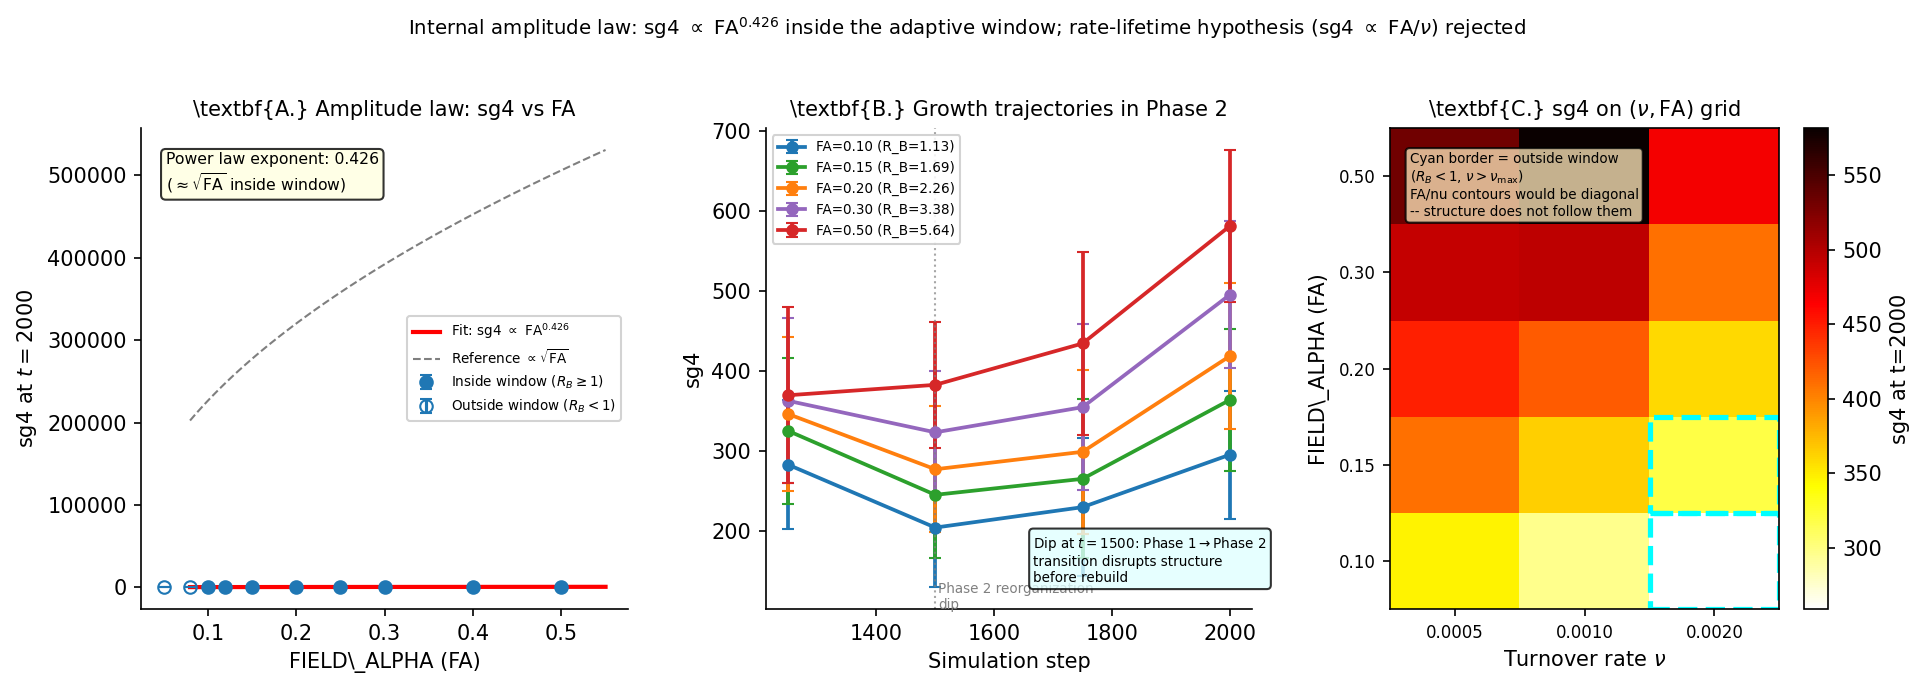

This chart was generated by the following Python code:
"""
paper15_figure1.py -- Figure 1 for Paper 15

Three-panel figure showing the internal amplitude law:
  Panel A: sg4 vs FA (Exp 1, log-log) with power law fit.
           Main result: sg4 ~ FA^0.43 (approximately sqrt(FA)) inside window.
           Outside-window points shown unfilled for contrast.
  Panel B: sg4 growth trajectories at 4 checkpoints for selected FA values.
           Shows Phase 2 structural transition: dip at t=1500 then recovery.
           Higher FA -> steeper final climb, higher asymptote.
  Panel C: sg4 heatmap on (nu, FA) grid from Exp 2.
           Contour lines at constant FA/nu (straight lines in log-log).
           Structure: contours NOT horizontal -> FA/nu law is wrong.
           Actual pattern: saturation at high FA, non-monotone in nu.

Output: paper15_figure1.pdf, paper15_figure1.png
"""
import json, os
import numpy as np
import math
import matplotlib
matplotlib.use("Agg")
import matplotlib.pyplot as plt
from scipy.stats import pearsonr

DIR = os.path.dirname(__file__)
r = json.load(open(os.path.join(DIR, "results", "paper15_results.json")))

FD = 0.9997
NU_CRYST = abs(math.log(FD)) / math.log(2)
WR = 4.8; WAVE_DUR = 15; SS = 10
P_CALM = (1 - WR / (2 * WAVE_DUR)) ** (SS + WAVE_DUR - 1)

EXP1_NU = 0.001
EXP1_FA_VALS = [0.05, 0.08, 0.10, 0.12, 0.15, 0.20, 0.25, 0.30, 0.40, 0.50]
EXP2_NU_VALS = [0.0005, 0.001, 0.002]
EXP2_FA_VALS = [0.10, 0.15, 0.20, 0.30, 0.50]
CHECKPOINTS = [1250, 1500, 1750, 2000]
N_SEEDS = 5

def get_exp1(fa, t):
    vals = [r[f"exp1,{fa:.4f},{s}"][f"sg4_{t}"]
            for s in range(N_SEEDS) if f"exp1,{fa:.4f},{s}" in r]
    return float(np.mean(vals)) if vals else float("nan"), \
           float(np.std(vals) / math.sqrt(len(vals))) if len(vals) > 1 else 0.0

def get_exp2(nu, fa):
    vals = [r[f"exp2,{nu:.5f},{fa:.4f},{s}"][f"sg4_2000"]
            for s in range(N_SEEDS) if f"exp2,{nu:.5f},{fa:.4f},{s}" in r]
    return float(np.mean(vals)) if vals else float("nan")

def rb(nu, fa):
    fd_term = FD ** (1.0 / nu)
    return P_CALM * fa * fd_term / nu

fig, axes = plt.subplots(1, 3, figsize=(13, 4.5))

# ============================================================
# Panel A: sg4 vs FA (log-log), power law fit
# ============================================================
ax = axes[0]

fa_inside = []; sg4_inside = []; err_inside = []
fa_outside = []; sg4_outside = []; err_outside = []

for fa in EXP1_FA_VALS:
    fd_term = FD ** (1.0 / EXP1_NU)
    r_b = P_CALM * fa * fd_term / EXP1_NU
    mean, se = get_exp1(fa, 2000)
    if r_b >= 1.0:
        fa_inside.append(fa); sg4_inside.append(mean); err_inside.append(se)
    else:
        fa_outside.append(fa); sg4_outside.append(mean); err_outside.append(se)

# Power law fit on inside points
log_fa_in = [math.log(f) for f in fa_inside]
log_sg4_in = [math.log(s) for s in sg4_inside]
coeffs = np.polyfit(log_fa_in, log_sg4_in, 1)
alpha_exp = coeffs[0]
log_C = coeffs[1]
C = math.exp(log_C)

fa_fit = np.linspace(0.08, 0.55, 100)
sg4_fit = C * fa_fit ** alpha_exp

ax.errorbar(fa_inside, sg4_inside, yerr=err_inside,
            fmt="o", color="#1f77b4", ms=6, capsize=3, lw=1.5,
            label=r"Inside window ($R_B \geq 1$)", zorder=3)
ax.errorbar(fa_outside, sg4_outside, yerr=err_outside,
            fmt="o", color="#1f77b4", ms=6, capsize=3, lw=1.5,
            mfc="none", mec="#1f77b4", zorder=3,
            label=r"Outside window ($R_B < 1$)")
ax.plot(fa_fit, sg4_fit, "r-", lw=2.0, label=fr"Fit: sg4 $\propto$ FA$^{{{alpha_exp:.3f}}}$")

# Sqrt reference
sg4_sqrt = C * (np.array(fa_fit) / fa_fit[50]) ** 0.5 * sg4_fit[50]
ax.plot(fa_fit, sg4_sqrt, "k--", lw=1.0, alpha=0.5, label=r"Reference $\propto\sqrt{\rm FA}$")

ax.set_xlabel(r"FIELD\_ALPHA (FA)", fontsize=10)
ax.set_ylabel(r"sg4 at $t=2000$", fontsize=10)
ax.set_title(r"\textbf{A.} Amplitude law: sg4 vs FA", fontsize=10)
ax.legend(fontsize=6.5, framealpha=0.85)
ax.spines["top"].set_visible(False)
ax.spines["right"].set_visible(False)
ax.text(0.05, 0.95,
        fr"Power law exponent: {alpha_exp:.3f}" + "\n" +
        r"($\approx\sqrt{\rm FA}$ inside window)",
        transform=ax.transAxes, fontsize=7.5, va="top",
        bbox=dict(boxstyle="round,pad=0.3", facecolor="lightyellow", alpha=0.8))

# ============================================================
# Panel B: Growth trajectories for selected FA values
# ============================================================
ax = axes[1]
FA_SELECT = [0.10, 0.15, 0.20, 0.30, 0.50]
COLORS_B = ["#1f77b4", "#2ca02c", "#ff7f0e", "#9467bd", "#d62728"]

for fa, col in zip(FA_SELECT, COLORS_B):
    traj = []
    errs = []
    for t in CHECKPOINTS:
        mean, se = get_exp1(fa, t)
        traj.append(mean)
        errs.append(se)
    fd_term = FD ** (1.0 / EXP1_NU)
    r_b = P_CALM * fa * fd_term / EXP1_NU
    label = f"FA={fa:.2f} (R_B={r_b:.2f})"
    ax.errorbar(CHECKPOINTS, traj, yerr=errs,
                color=col, fmt="-o", ms=5, lw=1.8, capsize=3,
                label=label)

ax.axvline(x=1500, color="gray", lw=1.0, ls=":", alpha=0.7)
ax.text(1505, ax.get_ylim()[0] if ax.get_ylim()[0] > 0 else 150,
        "Phase 2 reorganization\ndip", fontsize=6.5, color="gray")
ax.set_xlabel(r"Simulation step", fontsize=10)
ax.set_ylabel(r"sg4", fontsize=10)
ax.set_title(r"\textbf{B.} Growth trajectories in Phase 2", fontsize=10)
ax.legend(fontsize=6.5, framealpha=0.85, loc="upper left")
ax.spines["top"].set_visible(False)
ax.spines["right"].set_visible(False)
ax.text(0.55, 0.05,
        r"Dip at $t=1500$: Phase 1$\to$Phase 2" + "\n" +
        "transition disrupts structure\nbefore rebuild",
        transform=ax.transAxes, fontsize=6.5, va="bottom",
        bbox=dict(boxstyle="round,pad=0.3", facecolor="lightcyan", alpha=0.8))

# ============================================================
# Panel C: sg4 heatmap on (nu, FA) grid with FA/nu contours
# ============================================================
ax = axes[2]

# Build heatmap data
# Rows = FA, Cols = nu
hmap = np.full((len(EXP2_FA_VALS), len(EXP2_NU_VALS)), np.nan)
for fi, fa in enumerate(EXP2_FA_VALS):
    for ni, nu in enumerate(EXP2_NU_VALS):
        hmap[fi, ni] = get_exp2(nu, fa)

im = ax.imshow(hmap, aspect="auto", origin="lower", cmap="hot_r",
               interpolation="nearest")
plt.colorbar(im, ax=ax, label="sg4 at t=2000")

ax.set_xticks(range(len(EXP2_NU_VALS)))
ax.set_xticklabels([f"{nu:.4f}" for nu in EXP2_NU_VALS], fontsize=8)
ax.set_yticks(range(len(EXP2_FA_VALS)))
ax.set_yticklabels([f"{fa:.2f}" for fa in EXP2_FA_VALS], fontsize=8)
ax.set_xlabel(r"Turnover rate $\nu$", fontsize=10)
ax.set_ylabel(r"FIELD\_ALPHA (FA)", fontsize=10)
ax.set_title(r"\textbf{C.} sg4 on $(\nu, {\rm FA})$ grid", fontsize=10)

# Mark outside-window cells
for fi, fa in enumerate(EXP2_FA_VALS):
    for ni, nu in enumerate(EXP2_NU_VALS):
        if rb(nu, fa) < 1.0:
            ax.add_patch(plt.Rectangle((ni-0.5, fi-0.5), 1, 1,
                                       fill=False, edgecolor="cyan",
                                       lw=2.5, ls="--"))

ax.text(0.05, 0.95,
        "Cyan border = outside window\n" +
        r"($R_B < 1$, $\nu > \nu_{\rm max}$)" + "\n" +
        "FA/nu contours would be diagonal\n-- structure does not follow them",
        transform=ax.transAxes, fontsize=6.5, va="top",
        bbox=dict(boxstyle="round,pad=0.3", facecolor="wheat", alpha=0.8))

fig.suptitle(
    fr"Internal amplitude law: sg4 $\propto$ FA$^{{{alpha_exp:.3f}}}$ inside the adaptive window; "
    r"rate-lifetime hypothesis (sg4 $\propto$ FA/$\nu$) rejected",
    fontsize=9.5, y=1.01
)
fig.tight_layout()

OUT = os.path.join(DIR, "paper15_figure1")
fig.savefig(OUT + ".pdf", bbox_inches="tight")
fig.savefig(OUT + ".png", dpi=150, bbox_inches="tight")
print(f"Saved {OUT}.pdf and {OUT}.png")
